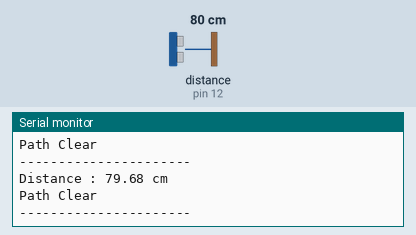
Recording of a sketch running on a simulated Arduino Uno, built with avr-gcc and run on an emulated ATmega328P. Parts: the last lines printed to the serial monitor. Wiring (inferred from the names in the program): ultrasonic range finder: trigger pin 11; echo pin 12. Inputs (shaded band) come from the test bench; at power-on: distance to the obstacle (sensor on pin 12) 80 cm. The echo pulse lasts 58.3 µs per cm.

Above: at 1.2 s.
1.3 s: distance to the obstacle (sensor on pin 12) set to 2 cm
At 1.9 s:
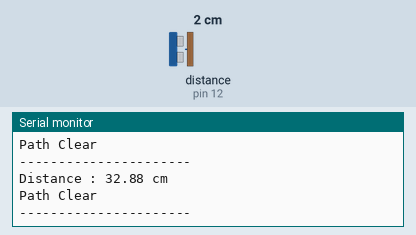
4.0 s: distance to the obstacle (sensor on pin 12) set to 120 cm
At 4.9 s:
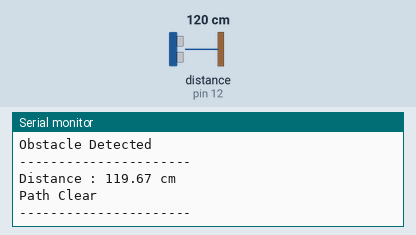
7.0 s: distance to the obstacle (sensor on pin 12) set to 4 cm
At 7.5 s:
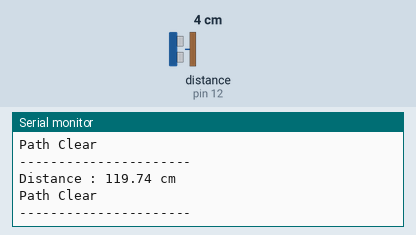
Timing chart, 0 to 10.0 s (numbered marks = the images above; inputs shaded):
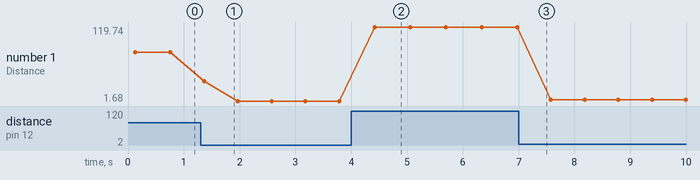

Measured:
- after the input at 1.3 s, the serial monitor: prints a new line after 0.07 s (image 1)
- after the input at 4.0 s, the serial monitor: prints a new line after 0.42 s (image 2)
- plotted number 1: 79.68 → 1.68 after the input at 1.3 s, 1.68 → 119.74 after the input at 4.0 s, 119.74 → 3.69 after the input at 7.0 s

The sketch:

UltrasonicController.ino
```cpp
/*
---------------------------------------------------------
2WD Differential Drive Mobile Robot

Level 5 - Ultrasonic Controller

---------------------------------------------------------
*/

// --------------------------------------------------
// Pin Configuration
// --------------------------------------------------

const int TRIG_PIN = 11;
const int ECHO_PIN = 12;

// --------------------------------------------------
// Initialization
// --------------------------------------------------

void initializeUltrasonic()
{
  pinMode(TRIG_PIN, OUTPUT);
  pinMode(ECHO_PIN, INPUT);

  digitalWrite(TRIG_PIN, LOW);

  Serial.println("Ultrasonic Sensor Initialized");
}

// --------------------------------------------------
// Raw Distance Measurement
// --------------------------------------------------

float getDistance()
{
  // Ensure TRIG is LOW
  digitalWrite(TRIG_PIN, LOW);
  delayMicroseconds(2);

  // Generate 10 µs trigger pulse
  digitalWrite(TRIG_PIN, HIGH);
  delayMicroseconds(10);
  digitalWrite(TRIG_PIN, LOW);

  // Measure echo duration
  long duration = pulseIn(ECHO_PIN, HIGH, 30000);

  // No echo received
  if (duration == 0)
  {
    return -1;
  }

  // Convert to distance (cm)
  return duration * 0.0343 / 2.0;
}

// --------------------------------------------------
// Filtered Distance
// --------------------------------------------------

float getFilteredDistance()
{
  float sum = 0;
  int validReadings = 0;

  for (int i = 0; i < 5; i++)
  {
    float distance = getDistance();

    if (distance > 0)
    {
      sum += distance;
      validReadings++;
    }

    delay(20);
  }

  if (validReadings == 0)
  {
    return -1;
  }

  return sum / validReadings;
}

// --------------------------------------------------
// Obstacle Detection
// --------------------------------------------------

bool isObstacleDetected(float distance, float threshold)
{
  if (distance < 0)
  {
    return false;
  }

  return (distance <= threshold);
}

// --------------------------------------------------
// Range Check
// --------------------------------------------------

bool isWithinRange(float distance,
                   float minDistance,
                   float maxDistance)
{
  if (distance < 0)
  {
    return false;
  }

  return (distance >= minDistance &&
          distance <= maxDistance);
}

// --------------------------------------------------
// Arduino Setup
// --------------------------------------------------

void setup()
{
  Serial.begin(9600);

  initializeUltrasonic();
}

// --------------------------------------------------
// Main Program
// --------------------------------------------------

void loop()
{
  // Read sensor ONLY ONCE
  float distance = getFilteredDistance();

  // Invalid reading
  if (distance < 0)
  {
    Serial.println("No Valid Echo");
    Serial.println("----------------------");
    delay(500);
    return;
  }

  // Display measured distance
  Serial.print("Distance : ");
  Serial.print(distance);
  Serial.println(" cm");

  // Obstacle Detection
  if (isObstacleDetected(distance, 20))
  {
    Serial.println("Obstacle Detected");
  }
  else
  {
    Serial.println("Path Clear");
  }

  // Example Range Check (optional)
  /*
  if (isWithinRange(distance, 10, 30))
  {
    Serial.println("Object is between 10 and 30 cm");
  }
  */

  Serial.println("----------------------");

  delay(500);
}
```
